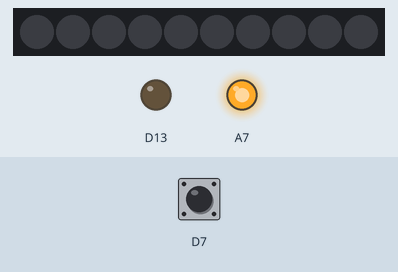
A sketch run on a simulated Adafruit Circuit Playground Express. Shown: 10 RGB LEDs in strip order, left to right, output pins drawn as LEDs (lit = HIGH). Inputs (shaded band) come from the test bench; at power-on: D7 HIGH. What the sketch prints to the serial monitor is not drawn.

Above: at 0.1 s.
Timing chart, 0 to 1.6 s (numbered marks = the images above):
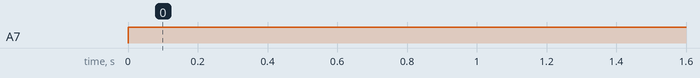

The sketch:

signal_tx_test.ino
```cpp
#include <Adafruit_Circuit_Playground.h>
#include <FastLED.h>

///////////////////////////////////////////////////////////
// Goal: Test turning on LEDs on trigger sent by
// another circuit playground.
//
// This is the transmitting board.
///////////////////////////////////////////////////////////

bool switch_status = false;

void setup() {
    CircuitPlayground.begin();
    pinMode(A7, OUTPUT);
    Serial.begin (9600);
}

void loop() {
    switch_status = CircuitPlayground.slideSwitch();
    Serial.println(switch_status);
    if (switch_status = true) {
        digitalWrite(A7, HIGH);
    }
    else {
        digitalWrite(A7, LOW);
    }
    delay(1000);
}
```

Measured:
- by itself, A7: LOW → HIGH at 0.00 s
